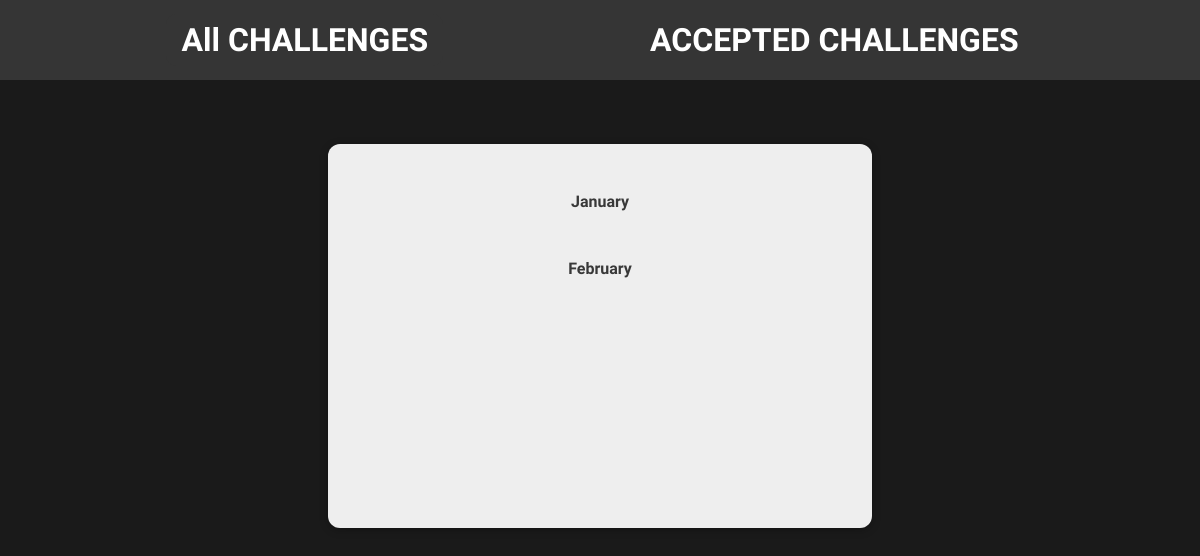
The app's page /, older data.
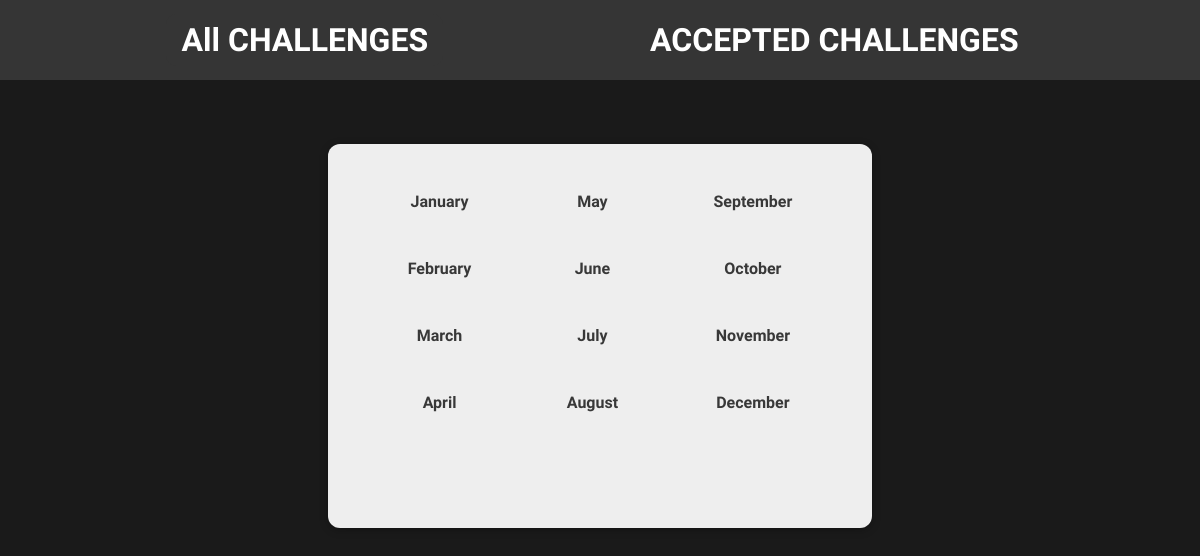
The same page, newer data.
### challenges/models.py (models this page shows, shortened)
class Months(models.Model):
    month_name = models.CharField(max_length=12)
    slug = models.SlugField(default="", blank=True, null=False, db_index=True)
    challenge = models.ForeignKey(Challenges,null=True, on_delete=models.CASCADE, related_name="months")
    def __str__(self):
        return f"{self.month_name}"

### challenges/views.py (the view)
# urls.py: path("", views.StartingPageView.as_view(), name="index"), #starting page
class StartingPageView(ListView):
    model = Months
    template_name = "challenges/index.html"
    context_object_name = "months"

### challenges/templates/challenges/index.html (shortened to what this page needs)
{% extends "base.html" %}
{% load static %}
{% block css_files %}
  <link rel="stylesheet" href="{% static "challenges/challenges.css" %}">
  <link rel="stylesheet" href="{% static "challenges/includes/header.css" %}">
{% endblock %}
{% block content %}
{% include "challenges/includes/header.html" %}
  <ul>
    {% for month in months %}
      <li><a href="{% url "month_challenge" month.slug %}" class="month-link">{{month|title }}</a></li>
    {% endfor %}
  </ul>
{% endblock %}

### templates/base.html (shortened to what this page needs)
{% load static %}
<!DOCTYPE html>
<html lang="en">
  <head>
    <link rel="stylesheet" href="{% static "styles.css" %}">
    {% block css_files %}{% endblock %}
  </head>
  <body> {% block content%}{% endblock%}
  </body>
</html>

### challenges/templates/challenges/includes/header.html
<header id="main-navigation">
  <nav>
    <h1><a href="{% url "index"  %}">All CHALLENGES</a></h1>
    <h2><a href="{% url "accept-challenge"%}">ACCEPTED CHALLENGES</a></h2>
  </nav>
</header>

### static/styles.css (style rules this page uses)
html { font-family: 'Roboto Condensed', sans-serif; }
body { margin: 0; background-color: #1a1a1a; }

### challenges/static/challenges/challenges.css (style rules this page uses)
ul { list-style: none; margin: 4rem auto; width: 40%; box-shadow: 0 2px 8px rgba(0,0,0,0.26); padding: 2rem; border-radius: 12px; display: flex; flex-direction: column; flex-wrap: wrap; height: 20rem; background-color: #eeeeee; }
li { margin: 1rem 0; text-align: center; font-size: 1rem; padding-bottom: 1rem; }
li:last-of-type, li:nth-of-type(4), li:nth-of-type(8) { border-bottom:none; }
li a { text-decoration: none; color:#383838; font-weight: bold; padding: 12px 30px; border-radius: 8px; }

### challenges/static/challenges/includes/header.css (style rules this page uses)
#main-navigation { width:100%; height: 5rem; background-color: #353535; }
#main-navigation nav { width:100%; height: 100%; display: flex; justify-content: center; align-items: center; }
#main-navigation h1 a { color:white; font-size: 2rem; font-weight: bold; text-decoration: none; margin-right:6rem; border-radius: 10px; background-color: #353535; padding: 7px 15px; }
#main-navigation h2 a { color:white; font-size: 2rem; font-weight: bold; text-decoration: none; margin-left: 6rem; padding: 7px 15px; border-radius: 10px; }

Row changes from the older to the newer data that the page shows:
added Months: month_name "March"
added Months: month_name "April"
added Months: month_name "May"
added Months: month_name "June"
added Months: month_name "July"
added Months: month_name "August"
added Months: month_name "September"
added Months: month_name "October"
added Months: month_name "November"
added Months: month_name "December"
